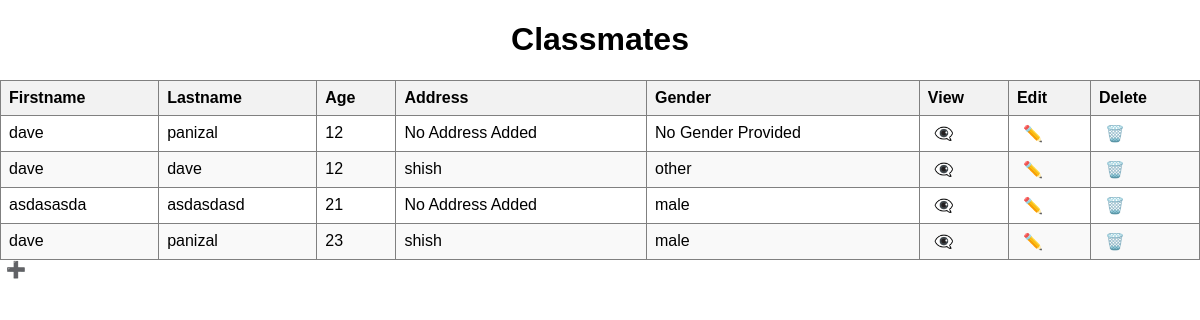
The page /classmate/ on the database its author committed.
### classmates/models.py (models this page shows, shortened)
class Classmate(models.Model):
    firstname = models.CharField(max_length=200)
    lastname = models.CharField(max_length=200)
    age = models.IntegerField()
    address = models.CharField(max_length=200, default='No Address Added')
    gender = models.CharField(max_length=200, default='No Gender Provided')

### classmates/views.py (the view)
# urls.py: path('', views.ClassmateList.as_view(), name='classmate_list'),
class ClassmateList(ListView):
    model = Classmate

### classmates/templates/classmates/classmate_list.html (shortened to what this page needs)
<!DOCTYPE html>
<html>
<head>
</head>
<body>
<h1>Classmates</h1>
<table border="1">
    <thead>
        <tr>
            <th>Firstname</th>
            <th>Lastname</th>
            <th>Age</th>
            <th>Address</th>
            <th>Gender</th>
            <th>View</th>
            <th>Edit</th>
            <th>Delete</th>
        </tr>
    </thead>
<tbody>
    {% for classmate in object_list %}
    <tr>
    <td>{{ classmate.firstname }}</td>
    <td>{{ classmate.lastname }}</td>
    <td>{{ classmate.age }}</td>
    <td>{{ classmate.address }}</td>
    <td>{{ classmate.gender }}</td>
    <td><a href="{% url "classmate_view" classmate.id %}">👁️‍🗨️</a></td>
    <td><a href="{% url "classmate_edit" classmate.id %}">✏️</a></td>
    <td><a href="{% url "classmate_delete" classmate.id %}">🗑️</a></td>
    </tr>
    {% endfor %}
</tbody>
</table>
<a href="{% url "classmate_new" %}">➕</a>

### classmates/templates/classmates/classmate_list.html (style rules this page uses)
body { font-family: Arial, sans-serif; margin: 0; padding: 0; }
h1 { text-align: center; }
table { width: 100%; border-collapse: collapse; }
th, td { padding: 8px; text-align: left; }
th { background-color: #f2f2f2; }
tr:nth-child(even) { background-color: #f9f9f9; }
a { text-decoration: none; color: blue; padding: 3px 6px; border-radius: 4px; }

### rows shown on the page
Classmate: firstname "dave", lastname "panizal", age "12", address "No Address Added", gender "No Gender Provided"
Classmate: firstname "dave", lastname "dave", age "12", address "shish", gender "other"
Classmate: firstname "asdasasda", lastname "asdasdasd", age "21", address "No Address Added", gender "male"
Classmate: firstname "dave", lastname "panizal", age "23", address "shish", gender "male"
